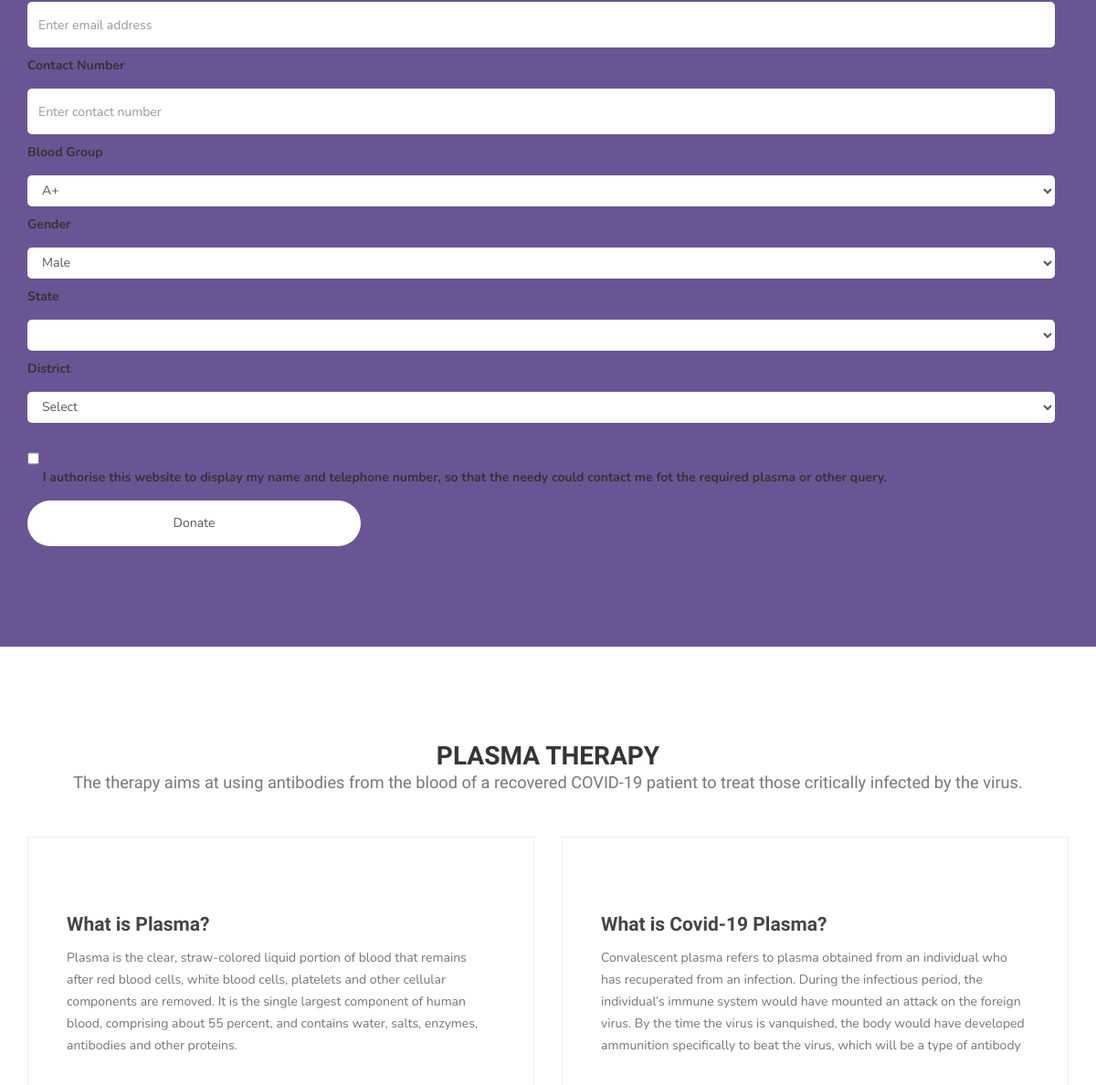
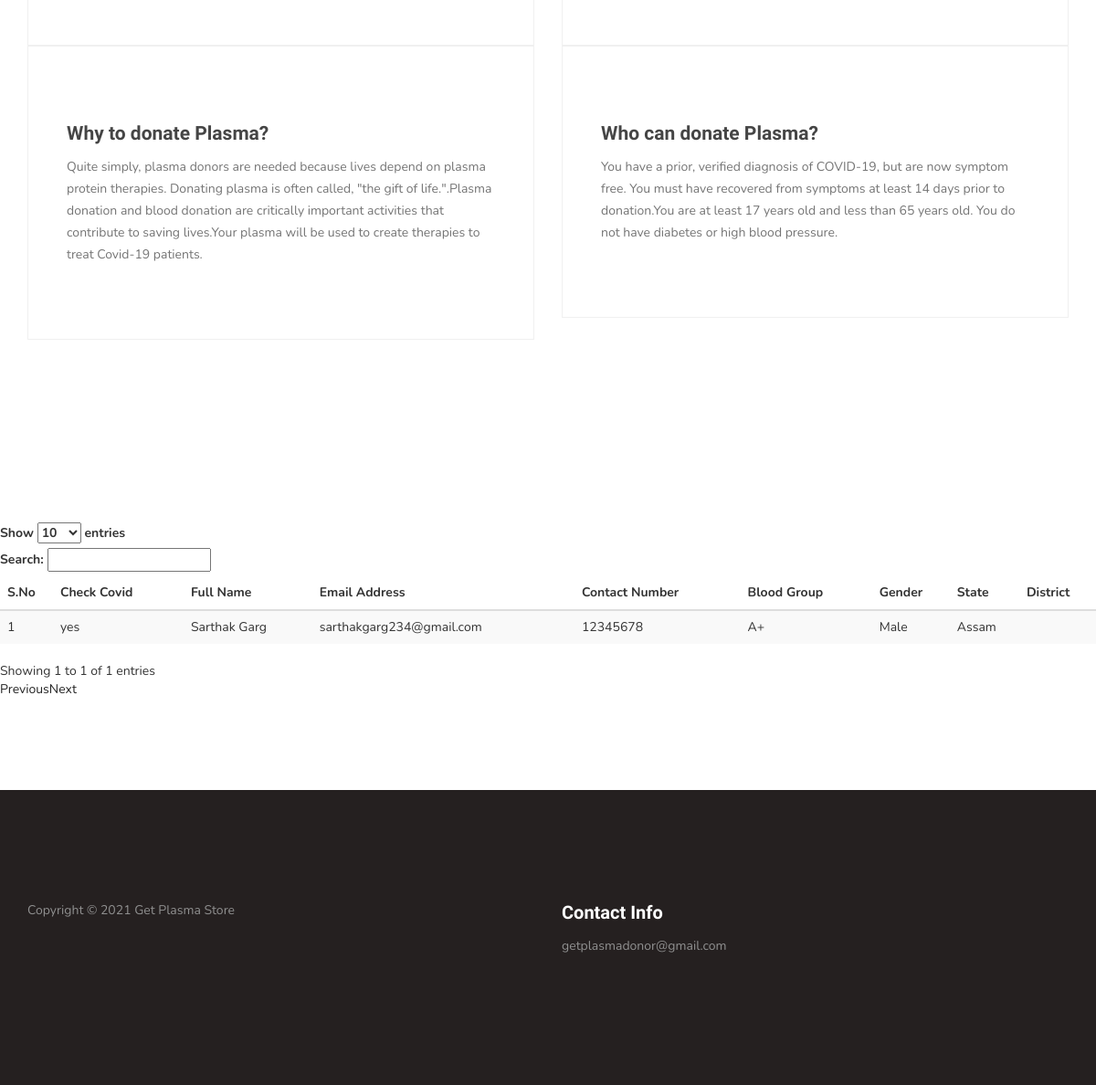
Before: / (lower part) with the older database file (2 pictures, top to bottom).
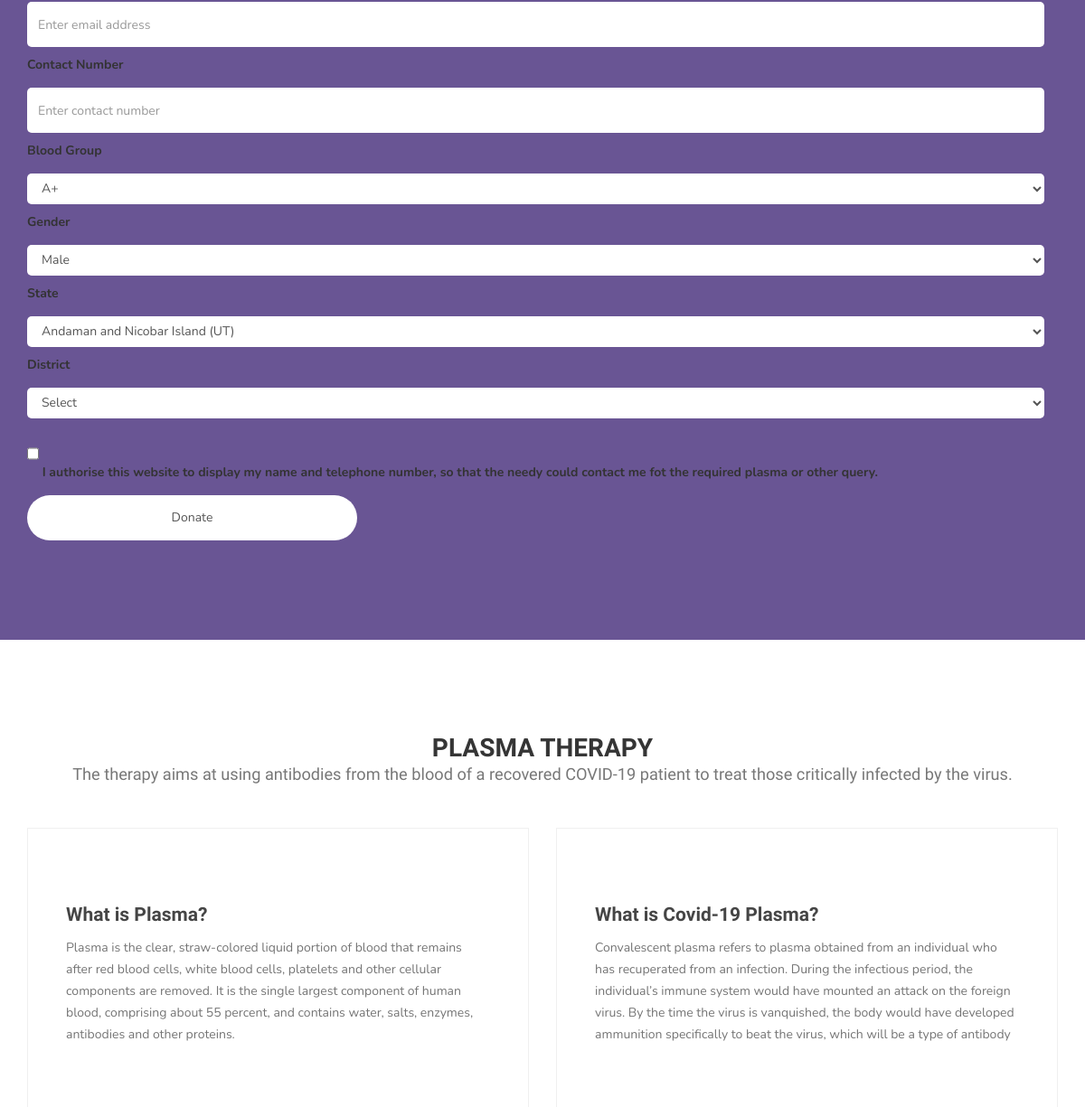
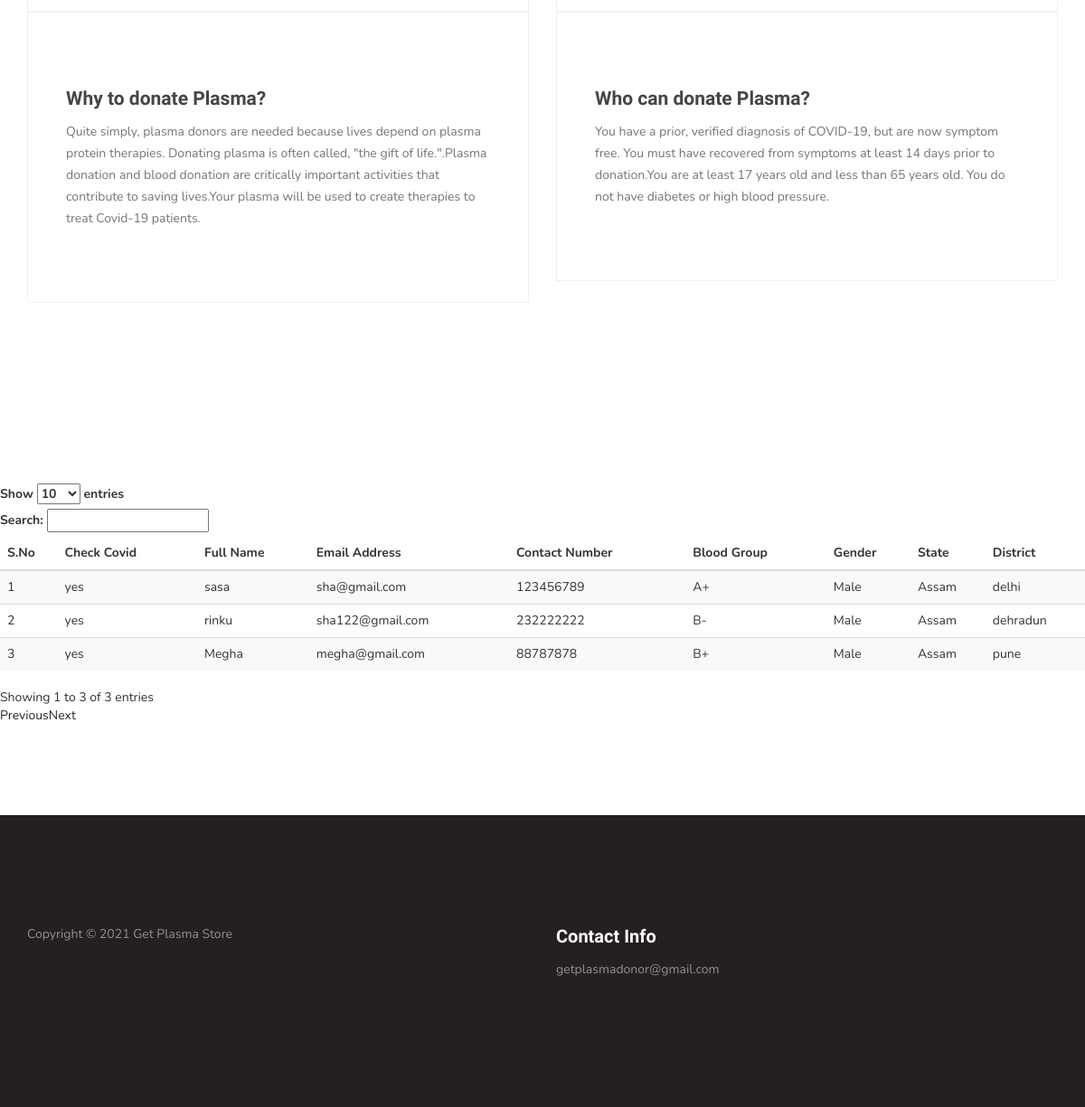
After: the same page with the newer database file (2 pictures, top to bottom).
### tables this page shows
CREATE TABLE `donor_information` (
  `id` int(11) NOT NULL AUTO_INCREMENT,
  `checkCovid` varchar(255) DEFAULT NULL,
  `fname` varchar(255) DEFAULT NULL,
  `emailAddress` varchar(255) DEFAULT NULL,
  `contactNumber` int(11) DEFAULT NULL,
  `bloodGroup` varchar(255) DEFAULT NULL,
  `gender` varchar(255) DEFAULT NULL,
  `state` varchar(255) DEFAULT NULL,
  `district` varchar(255) DEFAULT NULL,
  `createdDate` timestamp NULL DEFAULT CURRENT_TIMESTAMP,
  PRIMARY KEY (`id`)
);

### index.php (the view, shortened to what this page needs)
<?php include("connection.php"); ?>
<!DOCTYPE html>
<html lang="en">
<head>
     <link rel="stylesheet" href="css/bootstrap.min.css">
     <link rel="stylesheet" href="css/font-awesome.min.css">
     <link rel="stylesheet" href="css/owl.carousel.css">
     <link rel="stylesheet" href="css/owl.theme.default.min.css">
     <link rel="stylesheet" href="css/templatemo-style.css">
</head>
<body id="top" data-spy="scroll" data-target=".navbar-collapse" data-offset="50">
     <section id="contact">
          <div class="container">
               <div class="row">
                    <div class="col-md-12 col-sm-12">
                         <form id="contact-form" role="form" action="save_donor_information.php" method="post">
                              <div class="col-md-12 col-sm-12">
                                   <input required type="email" class="form-control" placeholder="Enter email address"
                                        name="emailAddress">
                                        <label>Contact Number</label>
                                   <input required type="number" class="form-control" placeholder="Enter contact number"
                                        name="contactNumber">
                                        <label>Blood Group</label>
                                   <select name="bloodGroup" id="blood group" class="form-control">
                                        <option value="A+">A+</option>
                                   </select>
                                   <label>Gender</label>
                                   <select name="gender" id="gender" class="form-control">
                                        <option value="Male">Male</option>
                                   </select>
                                   <label>State</label>
                                   <select onChange="getdistrict(this.value);" name="state" id="state" class="form-control">
                                        <?php $query =mysqli_query($con,"SELECT * FROM state");
                                        while($row=mysqli_fetch_array($query)) { ?>
                                        <option value="<?php echo $row['StCode'];?>"><?php echo $row['StateName'];?></option><?php } ?>
                                   </select>
                                   <label>District</label>
                                   <select name="district" id="district-list" class="form-control">
                                        <option value="">Select</option>
                                   </select>
                              </div>
                              <div>
                              <input type="checkbox" required id="vehicle1" name="authorize" value="">
                              <label for="vehicle1">I authorise this website to display my name and telephone number, so that the needy could contact me fot the required plasma or other query.</label><br>
                              </div>
                              <div class="col-md-4 col-sm-12">
                                   <input type="submit" class="form-control" name="donate" value="Donate">
                              </div>
                         </form>
                    </div>
               </div>
          </div>
     </section>
     <section id="plasma_therapy">
          <div class="container">
               <div class="row">
                    <div class="col-md-12 col-sm-12">
                         <div class="section-title text-center">
                              <h2>PLASMA THERAPY <small>The therapy aims at using antibodies from the blood of a recovered COVID-19 patient
                                   to treat those critically infected by the virus.
                                   </small></h2>
                         </div>
                    </div>
               </div>
               <div class="row d-flex">
                    <div class="col-md-6">
                         <div class="feature-thumb">
                              <h3>What is Plasma?</h3>
                              <p>Plasma is the clear, straw-colored liquid portion of blood that remains after red blood cells, white blood cells, platelets and other cellular components are removed. It is the single largest component of human blood, comprising about 55 percent, and contains water, salts, enzymes, antibodies and other proteins.</p>
                         </div>
                    </div>
                    <div class="col-md-6">
                         <div class="feature-thumb">
                              <h3>What is Covid-19 Plasma?</h3>
                              <p>Convalescent plasma refers to plasma obtained from an individual who has recuperated from an infection. During the infectious period, the individual’s immune system would have mounted an attack on the foreign virus. By the time the virus is vanquished, the body would have developed ammunition specifically to beat the virus, which will be a type of antibody</p>
                         </div>
                    </div>
                    <div class="col-md-6">
                         <div class="feature-thumb">
                              <h3>Why to donate Plasma?</h3>
                              <p>Quite simply, plasma donors are needed because lives depend on plasma protein therapies. Donating plasma is often called, "the gift of life.".Plasma donation and blood donation are critically important activities that contribute to saving lives.Your plasma will be used to create therapies to treat Covid-19 patients.</p>
                         </div>
                    </div>
                    <div class="col-md-6">
                         <div class="feature-thumb">
                              <h3>Who can donate Plasma?</h3>
                              <p>You have a prior, verified diagnosis of COVID-19, but are now symptom free. You must have recovered from symptoms at least 14 days prior to donation.You are at least 17 years old and less than 65 years old. You do not have diabetes or high blood pressure.</p>
                         </div>
                    </div>
               </div>
          </div>
     </section>
     <section id="find_a_donor">
     <div class="container-xl">
          <div class="table-responsive">
               <div class="table-wrapper">
               <table id="donorListing" class="table table-striped table-hover">
                <thead>
                    <tr>
                        <th>S.No</th>
                        <th>Check Covid</th>
                        <th>Full Name</th>
                        <th>Email Address</th>
                        <th>Contact Number</th>
                        <th>Blood Group</th>
                        <th>Gender</th>
                        <th>State</th>
                        <th>District</th>
                    </tr>
                </thead>
                <tbody>
                <?php
$ret=mysqli_query($con,"select * from donor_information");
$cnt=1;
$row=mysqli_num_rows($ret);
if($row>0){
while ($row=mysqli_fetch_array($ret)) {
?>
<tr>
                        <td><?php echo $cnt;?></td>
                        <td><?php  echo $row['checkCovid'];?></td>
                        <td><?php  echo $row['fname'];?></td>
                        <td><?php  echo $row['emailAddress'];?></td>
                        <td><?php  echo $row['contactNumber'];?></td>
                        <td><?php  echo $row['bloodGroup'];?></td>
                        <td><?php  echo $row['gender'];?></td>
                        <td><?php  echo $row['state'];?></td>
                        <td> <?php  echo $row['district'];?></td>
                    </tr>
                    <?php
$cnt=$cnt+1;
} } else {?>
<tr>
    <th style="text-align:center; color:red;" colspan="6">No Record Found</th>
</tr>
<?php } ?>
                </tbody>
            </table>
               </div>
          </div>
     </div>
     </section>
     <footer id="footer">
          <div class="container">
               <div class="row">
                    <div class="col-md-6 col-sm-6">
                         <div class="footer-info">
                              <div class="copyright-text">
                                   <p>Copyright &copy;  <?php echo date('Y'); ?> Get Plasma Store</p>
                              </div>
                         </div>
                    </div>
                    <div class="col-md-6 col-sm-6">
                         <div class="footer-info">
                              <div class="section-title">
                                   <h2>Contact Info</h2>
                              </div>
                              <address>
                                   <p><a href="mailto:getplasmadonor@gmail.com">getplasmadonor@gmail.com</a></p>
                              </address>
                         </div>
                    </div>
               </div>
          </div>
     </footer>
</body>
</html>

### css/templatemo-style.css (style rules this page uses)
body { background: #ffffff; font-family: 'Nunito', sans-serif; overflow-x: hidden; padding-top: 70px; }
h1,h2,h3,h4,h5,h6 { font-family: 'Muli', sans-serif; font-weight: bold; line-height: inherit; }
h2 { color: #353535; font-size: 2em; padding-bottom: 10px; }
h3 { font-size: 1.5em; margin-bottom: 0; }
h3, h3 a { color: #454545; }
p { color: #757575; font-size: 14px; font-weight: normal; line-height: 24px; }
html { -webkit-font-smoothing: antialiased; }
a { color: #252525; -webkit-transition: 0.5s; transition: 0.5s; text-decoration: none !important; }
a, input, button, .form-control { -webkit-transition: 0.5s; transition: 0.5s; }
.section-title { padding-bottom: 40px; }
.section-title h2 { margin: 0; }
.section-title small { display: block; }
section { position: relative; padding: 100px 0; }
.feature-thumb { border: 1px solid #f0f0f0; padding: 5em 3em; height: 100%; }
.feature-thumb h3 { margin: 10px 0; }
#contact { background: #695594; }
#contact-form { padding: 1em 0; }
#contact-form .col-md-12, #contact-form .col-md-4 { padding-left: 0; }
#contact-form .form-control { border: 0; border-radius: 5px; box-shadow: none; margin: 10px 0; }
#contact-form input { height: 50px; }
#contact-form input[type='submit'] { border-radius: 50px; border: 1px solid transparent; }
footer { background: #252020; padding: 120px 0; }
footer .section-title { padding-bottom: 10px; }
footer h2 { font-size: 20px; }
footer a, footer p { color: #909090; }
footer address p { margin-bottom: 0; }
.footer-info { margin-right: 2em; }
.footer-info h2 { color: #ffffff; padding: 0; }

Changed rows visible on the page:
changed donor_information: fname "Sarthak Garg" → "sasa"; emailAddress "sarthakgarg234@gmail.com" → "sha@gmail.com"; contactNumber "12345678" → "123456789"; district (not shown) → "delhi"
added donor_information: checkCovid "yes", fname "rinku", emailAddress "sha122@gmail.com", contactNumber "232222222", bloodGroup "B-", gender "Male", state "Assam", district "dehradun"
added donor_information: checkCovid "yes", fname "Megha", emailAddress "megha@gmail.com", contactNumber "88787878", bloodGroup "B+", gender "Male", state "Assam", district "pune"
Other visible differences:
form field state: (not shown) → "Andaman and Nicobar Island (UT)"
text written by a page script: "Show entries Search: Showing 1 to 1 of 1 entries Previous Next" → "Show entries Search: Showing 1 to 3 of 3 entries Previous Next"
